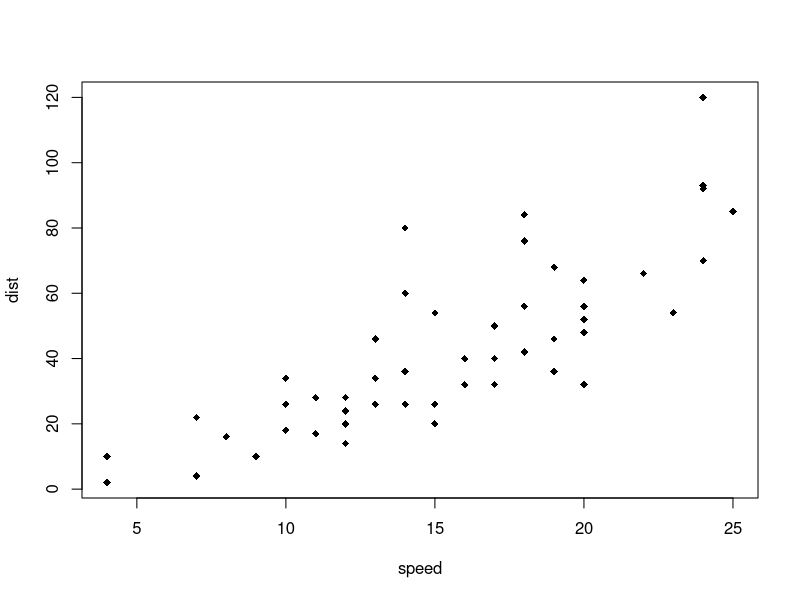

Reproduce this figure in R.
## ---- chunk 1
# Ejecutar el código si la fecha es mayor que 01-01-2023
hacerlo = Sys.Date() > "2023-01-01"
## ---- chunk 2
rnorm(100)
## ---- chunk 3
x = 5 # radio de un círculo.
## ---- chunk 4
plot(cars, pch = 18)
